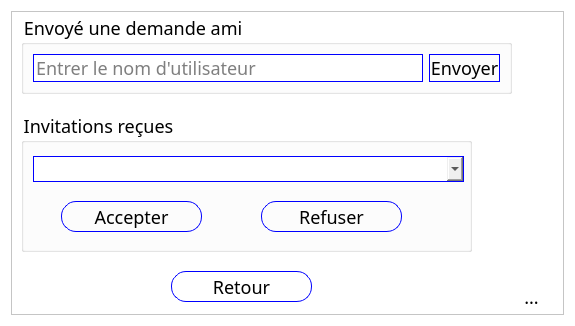
<?xml version="1.0" encoding="UTF-8"?>
<ui version="4.0">
 <class>Invitation</class>
 <widget class="QDialog" name="Invitation">
  <property name="geometry">
   <rect>
    <x>0</x>
    <y>0</y>
    <width>575</width>
    <height>326</height>
   </rect>
  </property>
  <property name="minimumSize">
   <size>
    <width>575</width>
    <height>326</height>
   </size>
  </property>
  <property name="maximumSize">
   <size>
    <width>575</width>
    <height>326</height>
   </size>
  </property>
  <property name="windowTitle">
   <string>Invitation - MyChat</string>
  </property>
  <property name="styleSheet">
   <string notr="true">*
{
	font-family : century-gothic;
	font-size : 18px;
	color : black;
}

QDialog
{
	background : white;
}

QFrame
{
	background : white;
}

QPushButton
{
	border : 1px solid blue;
	border-radius : 15px;
}

QComboBox
{
	border : 1px solid blue;
}

QLineEdit
{
	color : black;
	background :  white;
	border : 1px solid blue;
}

QPushButton:hover
{
	background : blue;
	color : white;
}

QToolButton
{
	background : white;
	border : none;
}</string>
  </property>
  <layout class="QGridLayout" name="gridLayout">
   <item row="0" column="0">
    <widget class="QFrame" name="frame">
     <property name="frameShape">
      <enum>QFrame::StyledPanel</enum>
     </property>
     <property name="frameShadow">
      <enum>QFrame::Raised</enum>
     </property>
     <widget class="QGroupBox" name="groupBox">
      <property name="geometry">
       <rect>
        <x>10</x>
        <y>2</y>
        <width>491</width>
        <height>81</height>
       </rect>
      </property>
      <property name="title">
       <string>Envoyé une demande ami</string>
      </property>
      <layout class="QGridLayout" name="gridLayout_2">
       <item row="0" column="0">
        <widget class="QLineEdit" name="lineEdit">
         <property name="placeholderText">
          <string>Entrer le nom d'utilisateur</string>
         </property>
        </widget>
       </item>
       <item row="0" column="1">
        <widget class="QPushButton" name="pushButton">
         <property name="text">
          <string>Envoyer</string>
         </property>
        </widget>
       </item>
      </layout>
     </widget>
     <widget class="QGroupBox" name="groupBox_2">
      <property name="geometry">
       <rect>
        <x>10</x>
        <y>100</y>
        <width>451</width>
        <height>141</height>
       </rect>
      </property>
      <property name="title">
       <string>Invitations reçues</string>
      </property>
      <widget class="QComboBox" name="comboBox">
       <property name="geometry">
        <rect>
         <x>12</x>
         <y>45</y>
         <width>431</width>
         <height>26</height>
        </rect>
       </property>
      </widget>
      <widget class="QPushButton" name="pushButton_3">
       <property name="geometry">
        <rect>
         <x>240</x>
         <y>90</y>
         <width>141</width>
         <height>31</height>
        </rect>
       </property>
       <property name="text">
        <string>Refuser</string>
       </property>
      </widget>
      <widget class="QPushButton" name="pushButton_2">
       <property name="geometry">
        <rect>
         <x>40</x>
         <y>90</y>
         <width>141</width>
         <height>31</height>
        </rect>
       </property>
       <property name="text">
        <string>Accepter</string>
       </property>
      </widget>
     </widget>
     <widget class="QToolButton" name="toolButton">
      <property name="geometry">
       <rect>
        <x>490</x>
        <y>270</y>
        <width>61</width>
        <height>31</height>
       </rect>
      </property>
      <property name="text">
       <string>...</string>
      </property>
      <property name="icon">
       <iconset resource="ressources.qrc">
        <normaloff>:/Images/logo.png</normaloff>:/Images/logo.png</iconset>
      </property>
      <property name="iconSize">
       <size>
        <width>50</width>
        <height>50</height>
       </size>
      </property>
     </widget>
     <widget class="QPushButton" name="pushButton_4">
      <property name="geometry">
       <rect>
        <x>160</x>
        <y>260</y>
        <width>141</width>
        <height>31</height>
       </rect>
      </property>
      <property name="text">
       <string>Retour</string>
      </property>
     </widget>
    </widget>
   </item>
  </layout>
 </widget>
 <resources>
  <include location="ressources.qrc"/>
 </resources>
 <connections/>
</ui>
